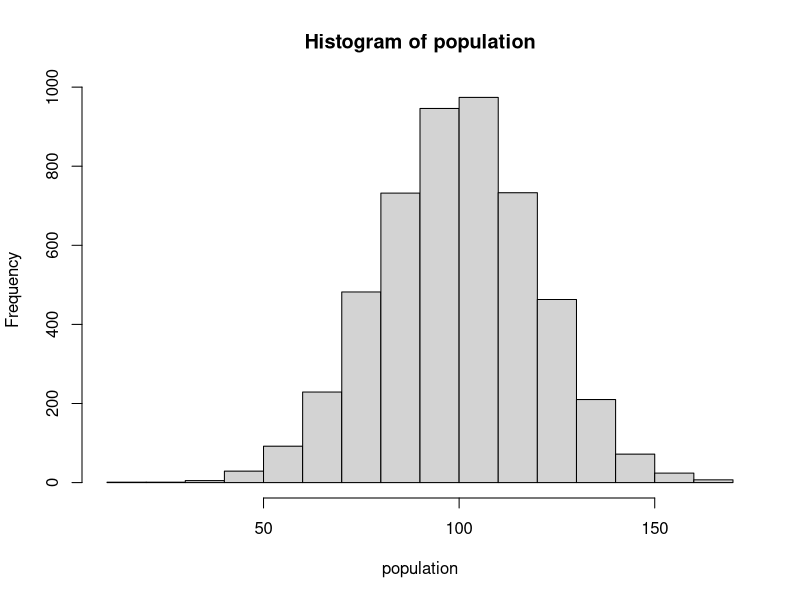

Write R code to recreate this figure.
## ---- chunk 1
N  <- 5000 # Default size of the population
MU <- 100 # Default mean of the population

population <- rnorm(N, mean = MU, sd = MU / 5)
hist(population) #check whether it's normally distributed
## ---- chunk 2
gini <- function(y) {
  #Compute the Gini coefficient (a measure of equality/inequality) in a population, y
  y <- sort(y)
  n <- length(y)
  numer <- 2 * sum((1:n) * y[1:n]) #for i in range starts with 0 in python, indexing also with 0
  denom <- n * sum(y)
   return((numer / denom) - (n + 1) / n) #brackets are needed for return fun in R
}
gini(population)
## ---- chunk 3
random_split <- function(A, B) {
  #Take all the money in the pot and divide it randomly between the two actors
  pot <- A + B
  share <- runif(1,0,pot)
  return(c(share, pot-share))
}
random_split(100,100)
## ---- chunk 4
anyone <- function(N) {
 return(sample(N,2))
}

anyone(N)

## ---- chunk 5

j <- anyone(length(population))
j
population[941]
population[j[1]]
population[2724]
population[j[2]]
newmoney <- random_split(population[j[1]], population[j[2]]) 
newmoney
population[j[1]] <- newmoney[1]
population[j[2]] <- newmoney[2]

population[j[1]]
population[j[2]]
## ---- chunk 6
step <- function(population, transaction_fun=random_split, interaction_fun=anyone) {
  #Modify the population by doing one transaction.
  j <- interaction_fun(length(population))
  newmoney <- transaction_fun(population[j[1]], population[j[2]]) 
  population[j[1]] <- newmoney[1]
  population[j[2]] <- newmoney[2]
 return(population)
}
## ---- chunk 7
simulate <- function(population, T, step_fun=step, transaction_fun=random_split, interaction_fun=anyone) {
  # Run simulation on population for T transactions; save every step in a list
  pop_copy <- population # Make a copy of the original population list to avoid altering it

  # Initialize an empty list to store steps
  list_steps <- list()
  
  # Save the initial population (at t = 0)
  list_steps[[1]] <- list(population = pop_copy, t = 0)
  
  # Simulate T steps
  for (t in 1:T) {
    # Update population using the step function
    pop_copy <- step_fun(pop_copy, transaction_fun, interaction_fun)
    
    # Save the current population and the step number
    list_steps[[t + 1]] <- list(population = pop_copy, t = t)
  }
  
  return(list_steps)  # Return the list of steps
}

test <- simulate(population = c(100,100,100,100), T=10)
## ---- chunk 8

  
show <- function(population, k=40, percentiles=c(1, 10, 50, 90, 99)) {
    #Run a simulation for k*N steps, printing statistics and displaying a plot and histogram
  N <- length(population)

  # Run simulation
y <- simulate(population, T=N*k)#every person does k transactions
  cat('   t    Gini stdev', sprintf(' %3d%%', percentiles), '\n')
   cat('------- ---- -----', paste(rep(' ---- ', length(percentiles)), collapse = ''), '\n')
   fmt <- '%7d %.2f %5.1f'
   
   #make sure that the first row is added (in my simulation result, the first row has the 0 step)
   pop <- sort(y[[1]]$population)
      data <- sapply(percentiles, function(pct) quantile(pop, pct/100))
       cat(sprintf(fmt, y[[1]]$t, gini(y[[1]]$population), sd(pop)), 
          sprintf(' %4.0f', data), '\n')
   

  for (l in 1:N*k) {
    if ((l %% (N*k %/% 10)) == 0) {#only save ten steps (which is divisable in ten steps)
      
      pop <- sort(y[[l+1]]$population)
      data <- sapply(percentiles, function(pct) quantile(pop, pct/100))
       cat(sprintf(fmt, y[[l+1]]$t, gini(y[[l+1]]$population), sd(pop)), 
          sprintf(' %4.0f', data), '\n')
    }
  }
       ### Making histogram ###
    #    R <- range(c(y[[1]]$population, y[[length(y)]]$population)) # Combines 'start' and 'pop' and computes the range
    # 
    # # Create the histogram for the start population
    # hist(start, main="Histograms: Start", xlim=R, col=rgb(0.2, 0.4, 0.6, 0.7), 
    #      xlab="Wealth", ylab="Frequency")
    # 
    # # Overlay the histogram for the end population
    # hist(pop, main="Histograms: End", xlim=R, col=rgb(0.8, 0.2, 0.2, 0.5), 
    #      add=TRUE, xlab="Wealth", ylab="Frequency")
    # 
    # # Add a legend to differentiate the histograms
    # legend("topright", legend=c("Start", "End"), fill=c(rgb(0.2, 0.4, 0.6, 0.7), 
    #        rgb(0.8, 0.2, 0.2, 0.5)))
  
} 

show(population = c(100,100,100,100,100,100,100,100,100,100))
